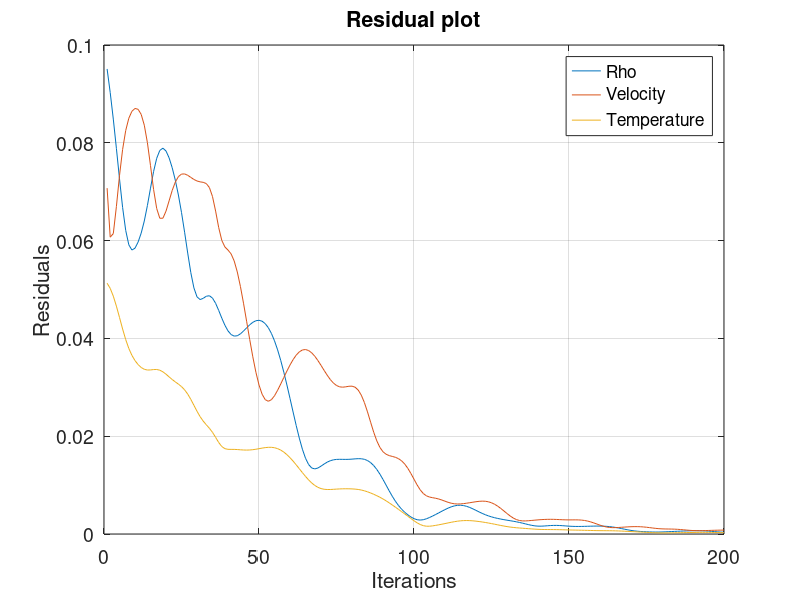
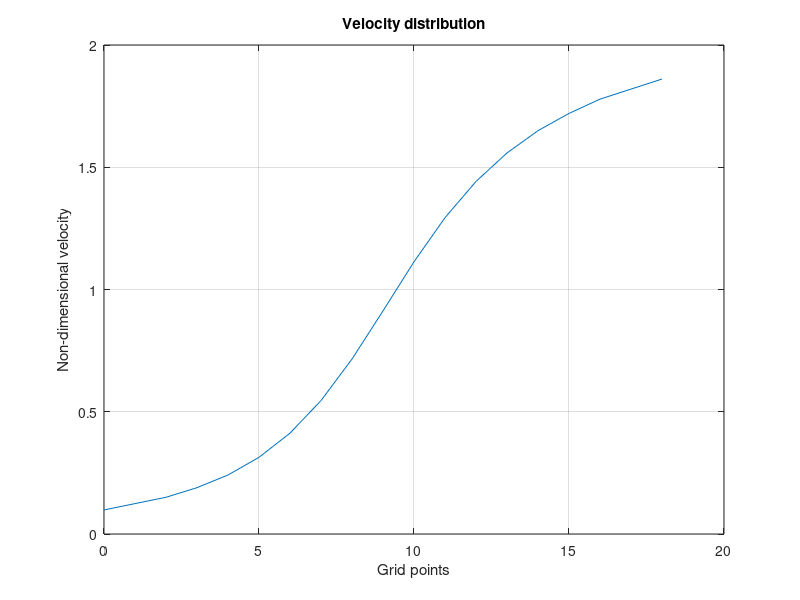
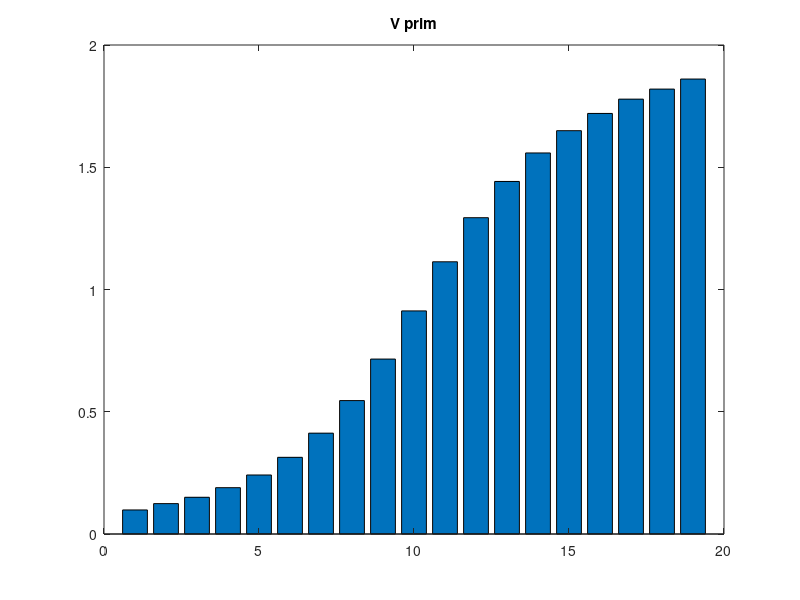
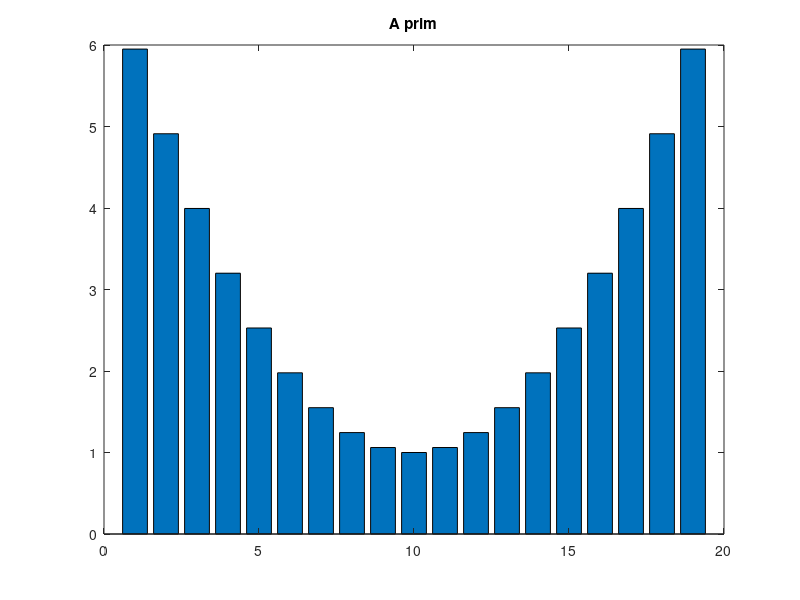

The MATLAB source for these figures, in order:
clc
clear all
close all

%% Manually set variables
%Number of grid points manually entered by user
nbr_of_gridpoints = 18;
%Number of iterations manually entered by user
nbr_iter = 200;

%%
%10 node point mesh
Grid = 0:nbr_of_gridpoints; 

%Length of nozzle is 3L
L = 0.05;

x = (3*L/(length(Grid)-1))*Grid; 

x_prim = x./L;

A_prim =  1+2.2*((x_prim-1.5).^2);



%Initial conditions
rho_prim = 1-0.3146*x_prim;
T_prim = 1-0.2314*x_prim;
V_prim = (0.1+1.09*x_prim).*sqrt(T_prim);


%Local speed of sound
gamma = 1.4; %Standard air conditions
R = 287.058; %Universal gas constant for dry air 
% a = sqrt(gamma*R*T_prim);
a = sqrt(T_prim);

%Inviscid stability condition

%Conservative approach, set Mach = 3 for stability condition regarding
%Maximum possible velocities in the system for all iterations.


% M__stability = 2; %Mach number 
% T_stability = 500;  %Temperature
% a_stability = sqrt(gamma*R*T_stability);
% V_stability = M__stability*a_stability;
% delta_x = x_prim(2)-x_prim(1);
% delta_t = ((V_stability/delta_x)+a_stability*sqrt((1/((delta_x)^2))))^-1;
% dtdx = delta_t/delta_x;

%Courant-Friedrichs-Lewy condition
a_prim = sqrt(T_prim);
delta_x = x_prim(2)-x_prim(1);
C = 0.8;
delta_t = min(C*(delta_x./(a+V_prim)));

dtdx = delta_t./delta_x;


%"The residual is the difference between the previous result and the 
%current result. As these errors are decreasing the equation results 
%are reaching values that are changing less and less. This is what is 
%known as convergence. That is the solutions are converging."
%Reference: https://www.cfd-online.com/Forums/fluent/28009-residuals.html

%I decide to use a for loop for manual control of number of iterations,
%while loop may also be used.

%% Boundary conditions version 1

%Subsonic inlet
% M < 0.8
% 1 Mach = Velocity / local speed of sound

%In Isentropic flow properties table
%Mach = 0.6 provides:
%                    T0 / T = 1.072
%                    p0 / p = 1.276
%                    rho0 / rho = 1.19
%                    A / A_star = 1.18


% M_inlet = 0.6; %Inlet Mach number 
% T_inlet = 400;  %Inflow temp 400 K
% a_inlet = sqrt(gamma*R*T_inlet);
% 
% T0_inlet = T_inlet*1.072; 
% a0_inlet = sqrt(gamma*R*T0_inlet);
% 
% V_inlet = M_inlet*a_inlet;
% V_prim_inlet = V_inlet/a0_inlet;
% T_prim_inlet = T_inlet/T0_inlet;
% rho_prim_inlet = 1/1.19;
% 
% 
% %Set inlet boundary conditions
%     V_prim(1) = V_prim_inlet;
%     T_prim(1) = T_prim_inlet;
%     rho_prim(1) = rho_prim_inlet;


%% Boundary conditions version 2

        %Extrapolation at boundaries if needed
        %Inlet: p1 = 2*p2 - p3
        %Outlet: pN = 2*pNmin1 - pNmin2   
        
        %Subsonic inflow
        %Extrapolate 1 boundary condition from interior

        V_prim_inlet_extrapo =  2*V_prim(2)-V_prim(3);
        
        
        %Supersonic outflow
        %Extrapolate all boundary conditions from interior
        
        
        rho_prim_outlet_extrapo =  2*rho_prim(length(rho_prim)-1)-...
                                  rho_prim(length(rho_prim)-2);
                              
        V_prim_outlet_extrapo =  2*V_prim(length(V_prim)-1)-...
                                  V_prim(length(V_prim)-2);
                              
        T_prim_outlet_extrapo =  2*T_prim(length(T_prim)-1)-...
                                  T_prim(length(T_prim)-2);

rho_prim_inlet = 1;
T_prim_inlet = 1;

rho_prim(1) = rho_prim_inlet;
rho_prim(length(rho_prim)) = rho_prim_outlet_extrapo;

T_prim(1) = T_prim_inlet;
T_prim(length(T_prim)) = T_prim_outlet_extrapo;

V_prim(1) = V_prim_inlet_extrapo;
V_prim(length(V_prim)) = V_prim_outlet_extrapo;




%% Start of iteration loop
for iter = 1:nbr_iter

 
    
for j = 2:(length(Grid)-1)

%A' values does not alternate between timestep so it is possible to compute
% outside the for loop
dlnA_dx_ver1 = log(A_prim(j+1))-log(A_prim(j));    
dlnA_dx_ver2 = log(A_prim(j))-log(A_prim(j-1));    


%% Predictor
%Continuity

rho_nplus1_j_s(j-1) = rho_prim(j)-V_prim(j)*dtdx*...
                    (rho_prim(j+1)-rho_prim(j))-rho_prim(j)*dtdx*...
                    (V_prim(j+1)-V_prim(j))-rho_prim(j)*V_prim(j)*...
                    dtdx*dlnA_dx_ver1; 
 
                
                
rho_nplus1_jmin1_s(j-1) = rho_prim(j-1)-V_prim(j-1)*dtdx*...
                    (rho_prim(j)-rho_prim(j-1))-rho_prim(j-1)*dtdx*...
                    (V_prim(j)-V_prim(j-1))-rho_prim(j-1)*V_prim(j-1)*...
                    dtdx*dlnA_dx_ver2;                 

%Momentum

V_nplus1_j_s(j-1) = V_prim(j)- V_prim(j)*dtdx*(V_prim(j+1)-V_prim(j))-...
                  (1/gamma)*dtdx*((T_prim(j+1)-T_prim(j))+...
                  (T_prim(j)/rho_prim(j))*(rho_prim(j+1)-rho_prim(j)));
              
V_nplus1_jmin1_s(j-1) = V_prim(j-1)- V_prim(j-1)*dtdx*(V_prim(j)-...
                V_prim(j-1))-(1/gamma)*dtdx*((T_prim(j)-T_prim(j-1))+...
                  (T_prim(j-1)/rho_prim(j-1))*(rho_prim(j)-rho_prim(j-1)));
              
%Energy              
T_nplus1_j_s(j-1) = T_prim(j)-V_prim(j)*dtdx*(T_prim(j+1)-T_prim(j))-...
                  (gamma-1)*T_prim(j)*dtdx*((V_prim(j+1)-V_prim(j))+...
                  V_prim(j)*dlnA_dx_ver1);              
              
T_nplus1_jmin1_s(j-1) = T_prim(j-1)-V_prim(j-1)*dtdx*(T_prim(j)-...
                  T_prim(j-1))-(gamma-1)*T_prim(j-1)*dtdx*...
                  ((V_prim(j)-V_prim(j-1))+...
                  V_prim(j-1)*dlnA_dx_ver2);
              
%% Corrector
%Continuity

rho_nplus1_j(j-1) = 0.5*((rho_prim(j)+rho_nplus1_j_s(j-1)) - ...
                    dtdx*V_nplus1_j_s(j-1)*(rho_nplus1_j_s(j-1)-...
                    rho_nplus1_jmin1_s(j-1))-dtdx*rho_nplus1_j_s(j-1)*...
                    (V_nplus1_j_s(j-1)-V_nplus1_jmin1_s(j-1))-dtdx*...
                    rho_nplus1_j_s(j-1)*V_nplus1_j_s(j-1)*dlnA_dx_ver2);
                
                
V_nplus1_j(j-1) = 0.5*((V_prim(j)+V_nplus1_j_s(j-1))-dtdx*V_nplus1_j_s(j-1)*...
                (V_nplus1_j_s(j-1)-V_nplus1_jmin1_s(j-1))-...
               dtdx*(1/gamma)*((T_nplus1_j_s(j-1)-T_nplus1_jmin1_s(j-1))...
                +(T_nplus1_j_s(j-1)/rho_nplus1_j_s(j-1))*(rho_nplus1_j_s(j-1)...
                -rho_nplus1_jmin1_s(j-1))));
            
            
T_nplus1_j(j-1) = 0.5*((T_prim(j)+T_nplus1_j_s(j-1))-dtdx*V_nplus1_j_s(j-1)*...
                (T_nplus1_j_s(j-1)-T_nplus1_jmin1_s(j-1))-...
                (gamma-1)*T_nplus1_j_s(j-1)*dtdx*((V_nplus1_j_s(j-1)-...
                V_nplus1_jmin1_s(j-1))+V_nplus1_j_s(j-1)*dlnA_dx_ver2));


end



%Check residuals

rho_res = norm(rho_prim(2:(length(Grid)-1))-rho_nplus1_j);
V_res = norm(V_prim(2:(length(Grid)-1))-V_nplus1_j);
T_res = norm(T_prim(2:(length(Grid)-1))-T_nplus1_j);
disp('----------------------------------------------')
disp([num2str(iter),' Rho Residual ',num2str(rho_res)])
disp([num2str(iter),' Velocity Residual ',num2str(V_res)])
disp([num2str(iter),' Temperature Residual ',num2str(T_res)])


rho_prim = rho_nplus1_j;
T_prim = T_nplus1_j;
V_prim = V_nplus1_j;

        %Extrapolation at boundaries if needed
        %Inlet: p1 = 2*p2 - p3
        %Outlet: pN = 2*pNmin1 - pNmin2   
        
        %Subsonic inflow
        %Extrapolate 1 boundary condition from interior
        
        V_prim_inlet_extrapo =  2*V_prim(1)-V_prim(2);
        
        
        %Supersonic outflow
        %Extrapolate all boundary conditions from interior
        
        
        rho_prim_outlet_extrapo =  2*rho_prim(length(rho_prim))-...
                                  rho_prim(length(rho_prim)-1);
                              
        V_prim_outlet_extrapo =  2*V_prim(length(V_prim))-...
                                  V_prim(length(V_prim)-1);
                              
        T_prim_outlet_extrapo =  2*T_prim(length(T_prim))-...
                                  T_prim(length(T_prim)-1);


rho_prim = [rho_prim_inlet rho_prim rho_prim_outlet_extrapo];
T_prim = [T_prim_inlet T_prim T_prim_outlet_extrapo];
V_prim = [V_prim_inlet_extrapo V_prim V_prim_outlet_extrapo];

%Note the rest of the zero values will obtain a value in the next 
%iteration from extrapolation

%Arrays for plot
if iter == 1
    iter_arr = iter;
    rho_res_arr = rho_res; 
    V_res_arr = V_res;
    T_res_arr = T_res;
else
    iter_arr = [iter_arr iter];
    rho_res_arr = [rho_res_arr rho_res];  
    V_res_arr = [V_res_arr V_res];
    T_res_arr = [T_res_arr T_res];
end


clf
%Plot of residuals
plot(iter_arr,rho_res_arr);
grid on
hold on
plot(iter_arr,V_res_arr)
hold on
plot(iter_arr,T_res_arr)
% title(['Load step:', num2str(n)],'FontSize', 20)
title('Residual plot','FontSize', 20)
xlabel('Iterations','FontSize', 14)
ylabel('Residuals','FontSize', 14)
set(gca,'FontSize',14)
legend('Rho','Velocity','Temperature')
drawnow



end


%% Plot

%Nondimensional Mach number
M_plot = V_prim.*sqrt(abs(T_prim));

figure
plot(Grid,V_prim)
grid on
title('Velocity distribution')
xlabel('Grid points')
ylabel('Non-dimensional velocity')

figure
bar(V_prim)
title('V prim')

figure
bar(A_prim)
title('A prim')

figure
bar(T_prim)
title('T prim')

figure
bar(rho_prim)
title('rho prim')

figure
bar(M_plot)
title('M plot')